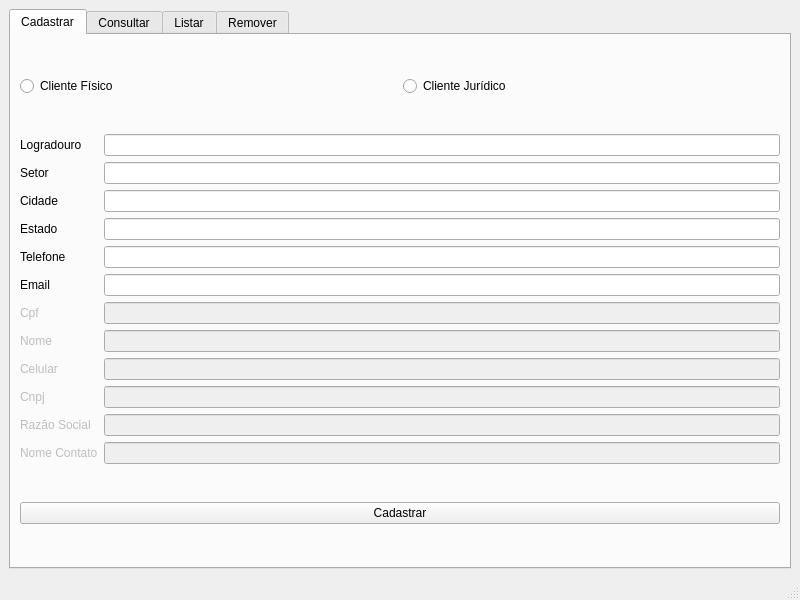
<?xml version="1.0" encoding="UTF-8"?>
<ui version="4.0">
 <class>MaterCliente</class>
 <widget class="QMainWindow" name="MaterCliente">
  <property name="geometry">
   <rect>
    <x>0</x>
    <y>0</y>
    <width>800</width>
    <height>600</height>
   </rect>
  </property>
  <property name="windowTitle">
   <string>MaterCliente</string>
  </property>
  <widget class="QWidget" name="centralwidget">
   <layout class="QGridLayout" name="gridLayout">
    <item row="0" column="0">
     <widget class="QTabWidget" name="tabWidget">
      <property name="currentIndex">
       <number>0</number>
      </property>
      <widget class="QWidget" name="tabCadastrar">
       <attribute name="title">
        <string>Cadastrar</string>
       </attribute>
       <layout class="QGridLayout" name="gridLayout_2">
        <item row="0" column="0">
         <layout class="QHBoxLayout" name="rbclienteMode">
          <item>
           <widget class="QRadioButton" name="rbClienteFisico">
            <property name="text">
             <string>Cliente Físico</string>
            </property>
           </widget>
          </item>
          <item>
           <widget class="QRadioButton" name="rbClienteJuridico">
            <property name="text">
             <string>Cliente Jurídico</string>
            </property>
           </widget>
          </item>
         </layout>
        </item>
        <item row="1" column="0">
         <layout class="QHBoxLayout" name="dados">
          <item>
           <layout class="QVBoxLayout" name="lDados">
            <item>
             <widget class="QLabel" name="lblLogradouro">
              <property name="text">
               <string>Logradouro</string>
              </property>
             </widget>
            </item>
            <item>
             <widget class="QLabel" name="lblSetor">
              <property name="text">
               <string>Setor</string>
              </property>
             </widget>
            </item>
            <item>
             <widget class="QLabel" name="lblCidade">
              <property name="text">
               <string>Cidade</string>
              </property>
             </widget>
            </item>
            <item>
             <widget class="QLabel" name="lblEstado">
              <property name="text">
               <string>Estado</string>
              </property>
             </widget>
            </item>
            <item>
             <widget class="QLabel" name="lblTelefone">
              <property name="text">
               <string>Telefone</string>
              </property>
             </widget>
            </item>
            <item>
             <widget class="QLabel" name="lblEmail">
              <property name="text">
               <string>Email</string>
              </property>
             </widget>
            </item>
            <item>
             <widget class="QLabel" name="lblCpf">
              <property name="enabled">
               <bool>false</bool>
              </property>
              <property name="text">
               <string>Cpf</string>
              </property>
             </widget>
            </item>
            <item>
             <widget class="QLabel" name="lblNome">
              <property name="enabled">
               <bool>false</bool>
              </property>
              <property name="text">
               <string>Nome</string>
              </property>
             </widget>
            </item>
            <item>
             <widget class="QLabel" name="lblCelular">
              <property name="enabled">
               <bool>false</bool>
              </property>
              <property name="text">
               <string>Celular</string>
              </property>
             </widget>
            </item>
            <item>
             <widget class="QLabel" name="lblCnpj">
              <property name="enabled">
               <bool>false</bool>
              </property>
              <property name="text">
               <string>Cnpj</string>
              </property>
             </widget>
            </item>
            <item>
             <widget class="QLabel" name="lblRazaoSocial">
              <property name="enabled">
               <bool>false</bool>
              </property>
              <property name="text">
               <string>Razão Social</string>
              </property>
             </widget>
            </item>
            <item>
             <widget class="QLabel" name="lblNomeContato">
              <property name="enabled">
               <bool>false</bool>
              </property>
              <property name="text">
               <string>Nome Contato</string>
              </property>
             </widget>
            </item>
           </layout>
          </item>
          <item>
           <layout class="QVBoxLayout" name="leDados">
            <item>
             <widget class="QLineEdit" name="leLogradouro">
              <property name="text">
               <string/>
              </property>
             </widget>
            </item>
            <item>
             <widget class="QLineEdit" name="leSetor">
              <property name="text">
               <string/>
              </property>
             </widget>
            </item>
            <item>
             <widget class="QLineEdit" name="leCidade">
              <property name="text">
               <string/>
              </property>
             </widget>
            </item>
            <item>
             <widget class="QLineEdit" name="leEstado">
              <property name="text">
               <string/>
              </property>
             </widget>
            </item>
            <item>
             <widget class="QLineEdit" name="leTelefone">
              <property name="text">
               <string/>
              </property>
             </widget>
            </item>
            <item>
             <widget class="QLineEdit" name="leEmail">
              <property name="text">
               <string/>
              </property>
             </widget>
            </item>
            <item>
             <widget class="QLineEdit" name="leCpf">
              <property name="enabled">
               <bool>false</bool>
              </property>
              <property name="text">
               <string/>
              </property>
             </widget>
            </item>
            <item>
             <widget class="QLineEdit" name="leNome">
              <property name="enabled">
               <bool>false</bool>
              </property>
              <property name="text">
               <string/>
              </property>
             </widget>
            </item>
            <item>
             <widget class="QLineEdit" name="leCelular">
              <property name="enabled">
               <bool>false</bool>
              </property>
             </widget>
            </item>
            <item>
             <widget class="QLineEdit" name="leCnpj">
              <property name="enabled">
               <bool>false</bool>
              </property>
             </widget>
            </item>
            <item>
             <widget class="QLineEdit" name="leRazaoSocial">
              <property name="enabled">
               <bool>false</bool>
              </property>
             </widget>
            </item>
            <item>
             <widget class="QLineEdit" name="leNomeContato">
              <property name="enabled">
               <bool>false</bool>
              </property>
             </widget>
            </item>
           </layout>
          </item>
         </layout>
        </item>
        <item row="2" column="0">
         <widget class="QPushButton" name="btnCadastrar">
          <property name="text">
           <string>Cadastrar</string>
          </property>
         </widget>
        </item>
       </layout>
      </widget>
      <widget class="QWidget" name="tabConsultar">
       <attribute name="title">
        <string>Consultar</string>
       </attribute>
      </widget>
      <widget class="QWidget" name="tabListar">
       <attribute name="title">
        <string>Listar</string>
       </attribute>
      </widget>
      <widget class="QWidget" name="tabRemover">
       <attribute name="title">
        <string>Remover</string>
       </attribute>
      </widget>
     </widget>
    </item>
   </layout>
  </widget>
  <widget class="QMenuBar" name="menubar">
   <property name="geometry">
    <rect>
     <x>0</x>
     <y>0</y>
     <width>800</width>
     <height>22</height>
    </rect>
   </property>
  </widget>
  <widget class="QStatusBar" name="statusbar"/>
 </widget>
 <resources/>
 <connections/>
</ui>
